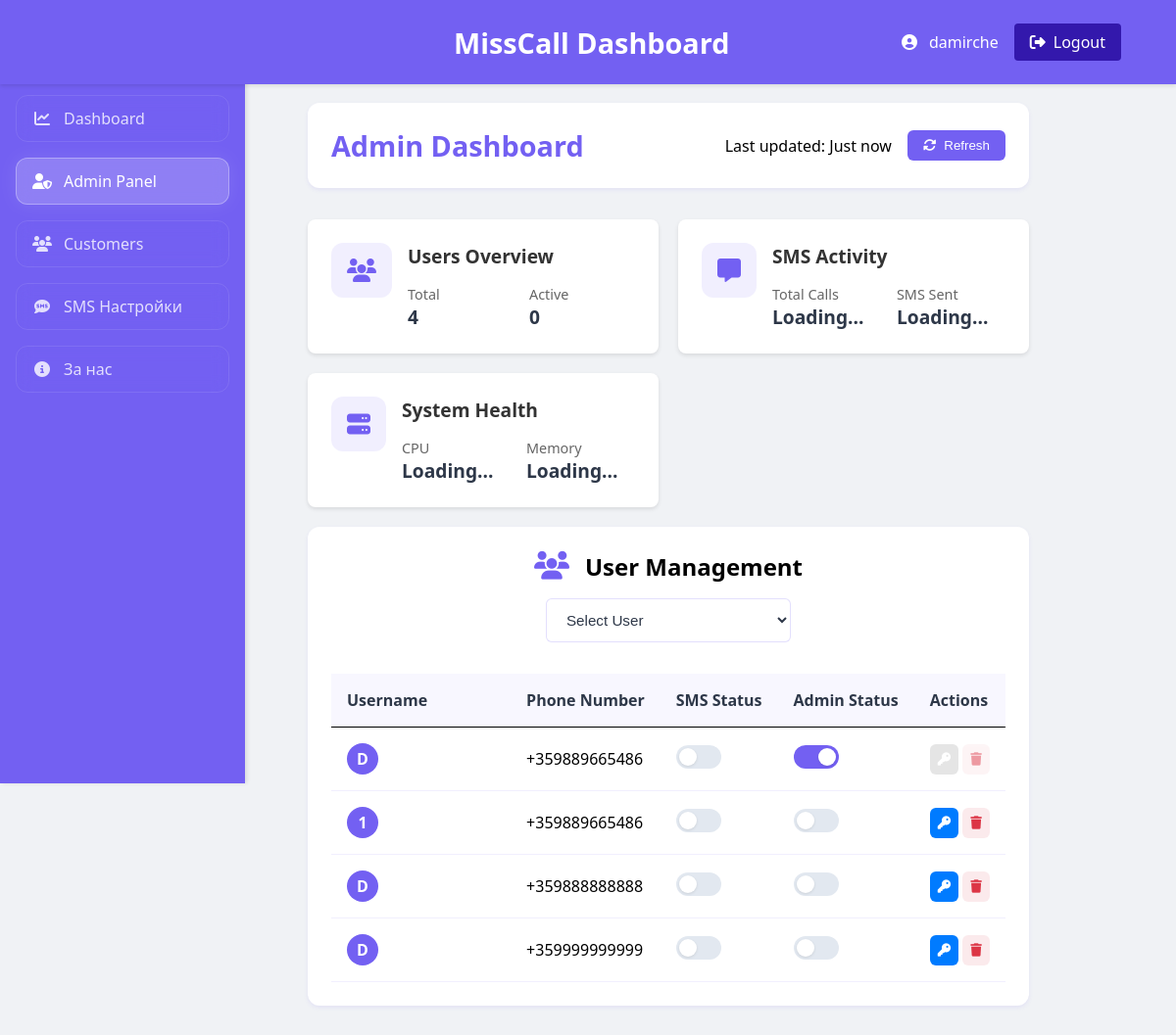
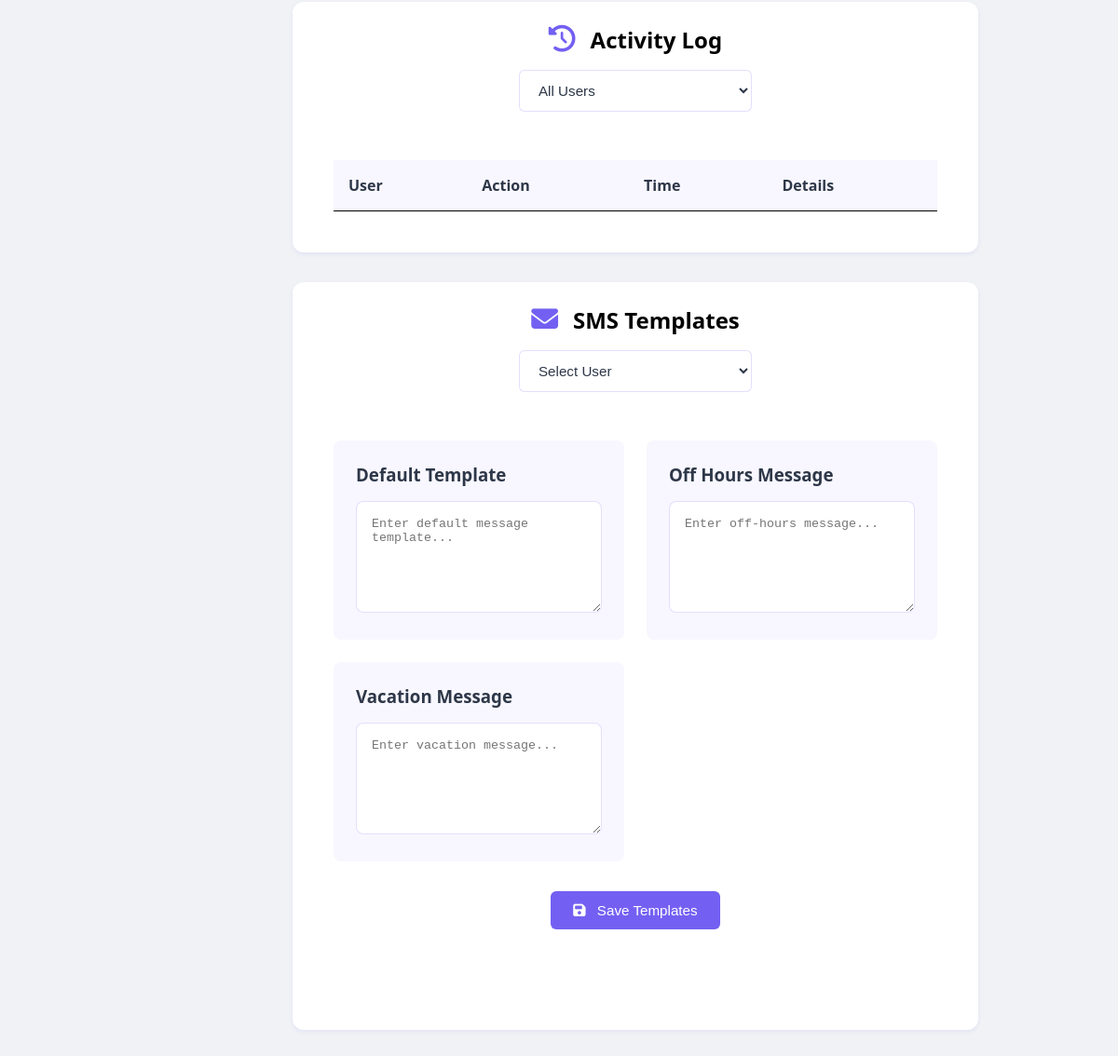
The page /admin (signed in) on the database its author committed (2 pictures, top to bottom).
### app.py (models this page shows, shortened)
class User(UserMixin, db.Model):
    id = db.Column(db.Integer, primary_key=True)
    username = db.Column(db.String(50), unique=True, nullable=False)
    password = db.Column(db.String(256), nullable=False)
    phone_number = db.Column(db.String(15), nullable=False)
    is_admin = db.Column(db.Boolean, default=False)
    missed_calls = db.relationship('MissedCall', backref='user', lazy=True)
    sms_enabled = db.Column(db.Boolean, default=True)
    sms_template = db.Column(db.Text, default='Здравейте, пропуснах обаждането ви. Ще се свържа с вас при първа възможност.')
    working_hours_start = db.Column(db.String(5), default='09:00')
    working_hours_end = db.Column(db.String(5), default='18:00')
    working_days = db.Column(db.String(100), default='Monday,Tuesday,Wednesday,Thursday,Friday')
    off_hours_message = db.Column(db.Text, default='Здравейте, в момента сме извън работно време. Ще се свържем с вас през работния ден.')
    vacation_mode = db.Column(db.Boolean, default=False)
    vacation_message = db.Column(db.Text, default='Здравейте, в момента съм в отпуск. Ще се свържа с вас след завръщането си.')
    last_login = db.Column(db.DateTime)
    is_online = db.Column(db.Boolean, default=False)
    last_seen = db.Column(db.DateTime(timezone=True))

### app.py (the view)
@app.route('/admin')
@login_required
@admin_required
def admin_dashboard():
    users = User.query.all()
    return render_template('admin.html', users=users)

### app.py (called while the page is built)
@login_manager.user_loader
def load_user(user_id):
    return db.session.get(User, int(user_id))

def admin_required(f):
    @wraps(f)
    def decorated_function(*args, **kwargs):
        if not current_user.is_authenticated or not current_user.is_admin:
            flash('Admin access required')
            return redirect(url_for('dashboard'))
        return f(*args, **kwargs)
    return decorated_function

@app.before_request
def before_request():
    if current_user.is_authenticated:
        try:
            current_time = datetime.now(UTC)
            if current_user.last_seen is None:
                current_user.last_seen = current_time
                db.session.commit()
                return
            if current_user.last_seen.tzinfo is None:
                current_user.last_seen = pytz.UTC.localize(current_user.last_seen)
            time_difference = (current_time - current_user.last_seen).total_seconds()
            current_user.last_seen = current_time
            db.session.commit()
            if time_difference > 300:
                logout_user()
                return redirect(url_for('login'))
        except Exception as e:
            app.logger.error(f"Error in before_request: {str(e)}")
            pass

### templates/admin.html (shortened to what this page needs)
{% extends "base.html" %}
{% block content %}
<div class="admin-container">
    <div class="dashboard-header">
        <h1>Admin Dashboard</h1>
        <div class="header-actions">
            <span class="last-updated">Last updated: <time id="update-time">Just now</time></span>
            <button onclick="refreshDashboard()" class="refresh-btn">
                <i class="fas fa-sync-alt"></i> Refresh
            </button>
        </div>
    </div>
    <div class="stats-grid">
        <div class="stat-card">
            <div class="stat-icon">
                <i class="fas fa-users"></i>
            </div>
            <div class="stat-details">
                <h3>Users Overview</h3>
                <div class="stat-numbers">
                    <div class="stat-item">
                        <span class="stat-label">Total</span>
                        <span class="stat-value" id="total-users">Loading...</span>
                    </div>
                    <div class="stat-item">
                        <span class="stat-label">Active</span>
                        <span class="stat-value" id="active-users">Loading...</span>
                    </div>
                </div>
            </div>
        </div>
        <div class="stat-card">
            <div class="stat-icon">
                <i class="fas fa-comment-alt"></i>
            </div>
            <div class="stat-details">
                <h3>SMS Activity</h3>
                <div class="stat-numbers">
                    <div class="stat-item">
                        <span class="stat-label">Total Calls</span>
                        <span class="stat-value" id="total-calls">Loading...</span>
                    </div>
                    <div class="stat-item">
                        <span class="stat-label">SMS Sent</span>
                        <span class="stat-value" id="total-sms">Loading...</span>
                    </div>
                </div>
            </div>
        </div>
        <div class="stat-card">
            <div class="stat-icon">
                <i class="fas fa-server"></i>
            </div>
            <div class="stat-details">
                <h3>System Health</h3>
                <div class="stat-numbers">
                    <div class="stat-item">
                        <span class="stat-label">CPU</span>
                        <span class="stat-value" id="cpu-usage">Loading...</span>
                    </div>
                    <div class="stat-item">
                        <span class="stat-label">Memory</span>
                        <span class="stat-value" id="memory-usage">Loading...</span>
                    </div>
                </div>
            </div>
        </div>
    </div>
    <div class="admin-section">
        <div class="section-header">
            <h2><i class="fas fa-users"></i> User Management</h2>
            <select id="user-select" class="user-select" onchange="filterUsers(this.value)">
                <option value="">Select User</option>
            </select>
        </div>
        <div class="table-container">
            <table class="admin-table">
                <thead>
                    <tr>
                        <th>Username</th>
                        <th>Phone Number</th>
                        <th>SMS Status</th>
                        <th>Admin Status</th>
                        <th>Actions</th>
                    </tr>
                </thead>
                <tbody>
                    {% for user in users %}
                    <tr>
                        <td>
                            <div class="user-info" data-user-id="{{ user.id }}">
                                <span class="user-avatar">{{ user.username[0] | upper }}</span>
                                <span class="user-name">{{ user.username }}</span>
                            </div>
                        </td>
                        <td>{{ user.phone_number }}</td>
                        <td>
                            <label class="toggle-switch">
                                <span class="toggle-slider"></span>
                            </label>
                        </td>
                        <td>
                            <label class="toggle-switch">
                                <span class="toggle-slider"></span>
                            </label>
                        </td>
                        <td class="actions-cell">
                            <button onclick="resetUserPassword('{{ user.id }}')"
                                    class="action-btn"
                                    {% if user.id == current_user.id %}disabled{% endif %}
                                    title="Reset Password">
                                <i class="fas fa-key"></i>
                            </button>
                            <button onclick="deleteUser('{{ user.id }}')"
                                    class="action-btn danger"
                                    {% if user.id == current_user.id %}disabled{% endif %}
                                    title="Delete User">
                                <i class="fas fa-trash"></i>
                            </button>
                        </td>
                    </tr>
                    {% endfor %}
                </tbody>
            </table>
        </div>
    </div>
    <div class="admin-section">
        <div class="section-header">
            <h2><i class="fas fa-history"></i> Activity Log</h2>
            <select id="selected-user" onchange="updateActivityLog()" class="user-select">
                <option value="">All Users</option>
            </select>
        </div>
        <div class="activity-log">
            <table class="admin-table">
                <thead>
                    <tr>
                        <th>User</th>
                        <th>Action</th>
                        <th>Time</th>
                        <th>Details</th>
                    </tr>
                </thead>
            </table>
        </div>
    </div>
    <div class="admin-section">
        <div class="section-header">
            <h2><i class="fas fa-envelope"></i> SMS Templates</h2>
            <select id="template-user-select" class="user-select">
                <option value="">Select User</option>
            </select>
        </div>
        <div class="template-editor">
            <div class="template-grid">
                <div class="template-card">
                    <h3>Default Template</h3>
                    <textarea id="default-template" rows="3"
                              placeholder="Enter default message template..."></textarea>
                </div>
                <div class="template-card">
                    <h3>Off Hours Message</h3>
                    <textarea id="off-hours-template" rows="3"
                              placeholder="Enter off-hours message..."></textarea>
                </div>
                <div class="template-card">
                    <h3>Vacation Message</h3>
                    <textarea id="vacation-template" rows="3"
                              placeholder="Enter vacation message..."></textarea>
                </div>
            </div>
            <div class="template-actions">
                <button onclick="saveTemplates()" class="save-templates-btn">
                    <i class="fas fa-save"></i> Save Templates
                </button>
            </div>
        </div>
    </div>
</div>
{% endblock %}

### templates/base.html (shortened to what this page needs)
<!DOCTYPE html>
<html lang="en">
<head>
    <link rel="stylesheet" href="https://cdnjs.cloudflare.com/ajax/libs/font-awesome/6.4.0/css/all.min.css">
    <link rel="stylesheet" href="{{ url_for('static', filename='css/style.css') }}">
</head>
<body class="{% if current_user.is_authenticated %}authenticated{% endif %}">
    {% if current_user.is_authenticated %}
    <div class="sidebar">
        <div class="sidebar-content">
            <a href="{{ url_for('dashboard') }}" class="sidebar-item {% if request.endpoint == 'dashboard' %}active{% endif %}">
                <i class="fas fa-chart-line"></i>
                Dashboard
            </a>
            {% if current_user.is_admin %}
            <a href="{{ url_for('admin_dashboard') }}" class="sidebar-item {% if request.endpoint == 'admin_dashboard' %}active{% endif %}">
                <i class="fas fa-user-shield"></i>
                Admin Panel
            </a>
            {% endif %}
            <a href="{{ url_for('customers') }}" class="sidebar-item {% if request.endpoint == 'customers' %}active{% endif %}">
                <i class="fas fa-users"></i>
                Customers
            </a>
            <a href="{{ url_for('sms_settings') }}" class="sidebar-item {% if request.endpoint == 'sms_settings' %}active{% endif %}">
                <i class="fas fa-sms"></i>
                SMS Настройки
            </a>
            <a href="{{ url_for('about') }}" class="sidebar-item {% if request.endpoint == 'about' %}active{% endif %}">
                <i class="fas fa-info-circle"></i>
                За нас
            </a>
        </div>
    </div>
    <div class="main-content">
        <nav class="navbar">
            <div class="navbar-container">
                <div class="navbar-brand">
                    {% block header_title %}MissCall Dashboard{% endblock %}
                </div>
                <div class="user-profile">
                    <div class="user-info">
                        <i class="fas fa-user-circle"></i>
                        <span>{{ current_user.username }}</span>
                    </div>
                    <a href="{{ url_for('logout') }}" class="logout-btn">
                        <i class="fas fa-sign-out-alt"></i> Logout
                    </a>
                </div>
            </div>
        </nav>
        {% block content %}{% endblock %}
    </div>
    {% else %}
    {% block auth_content %}{% endblock %}
    {% endif %}
</body>
</html>

### rows shown on the page
User: username "damirche", username "D", phone_number "+359889665486"
User: username "1", phone_number "+359889665486"
User: username "D", phone_number "+359888888888"
User: username "D", phone_number "+359999999999"
